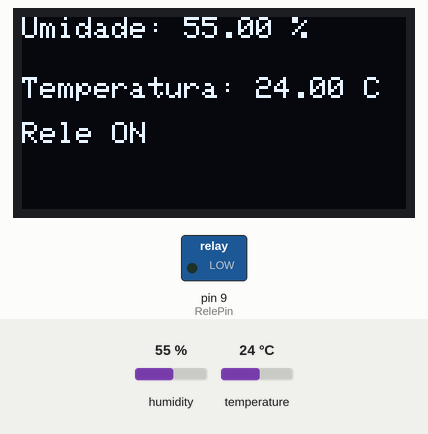
The sketch below on a simulated Arduino Uno, built with avr-gcc and run on an emulated ATmega328P. Parts: 128×64 one-colour display, switched loads named in the sketch (green lamp = pin HIGH). The test bench sets the inputs (shaded band); at power-on: humidity 55 %, temperature 24 °C. The display library's start-up logo is not drawn; what the sketch prints to the serial monitor is not drawn.

Above: at 1.9 s.
2.0 s: humidity set to 78 %
At 3.8 s:
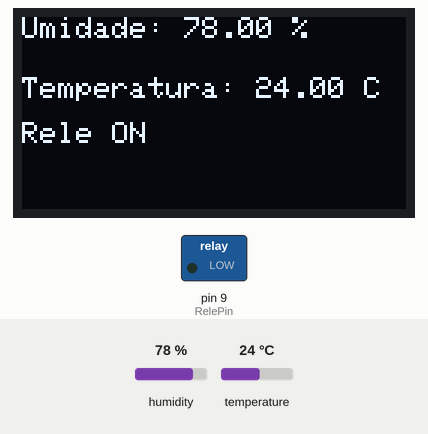
4.1 s: humidity set to 81 %
At 5.7 s:
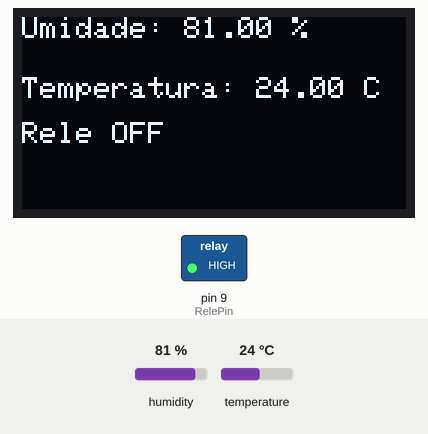
6.0 s: humidity set to 22 %
At 7.6 s:
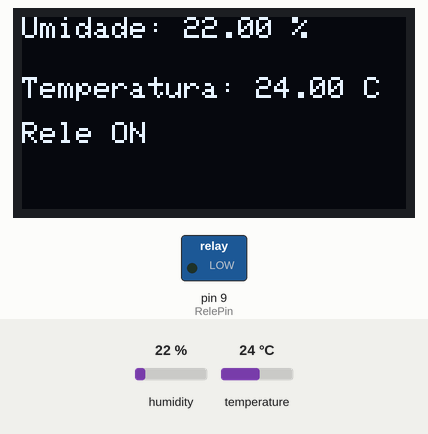
7.9 s: temperature set to 12 °C
At 9.6 s:
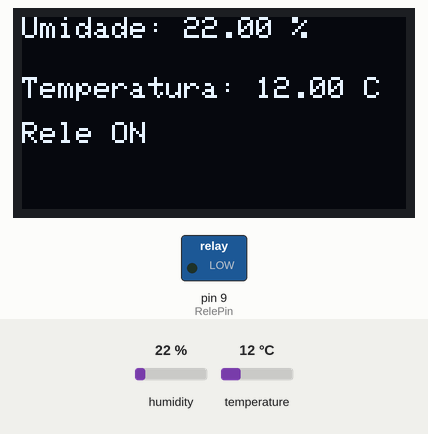
Timing chart, 0 to 10.8 s (numbered marks = the images above; inputs shaded):
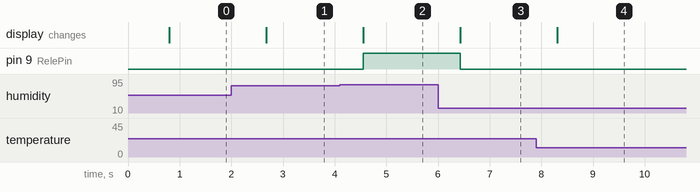

The sketch:

testeRele.ino
```cpp
//////Libraries
//#include <dht.h>
//dht DHT;
//
////Constants
//#define DHT22_PIN 2     // DHT 22  (AM2302) - what pin we're connected to
//const int RelePin = 9; // pino ao qual o Módulo Relé está conectado
//
//#include <Wire.h>
//#include <Adafruit_GFX.h>
//#include <Adafruit_SSD1306.h>
//#include <dht.h>
//#include <SoftwareSerial.h>
//
//SoftwareSerial mySerial(A3, A2); // RX, TX
//
//
//#define SCREEN_WIDTH 128 // OLED display width, in pixels
//#define SCREEN_HEIGHT 64 // OLED display height, in pixels
//
//// Declaration for an SSD1306 display connected to I2C (SDA, SCL pins)
//#define OLED_RESET    -1 // Reset pin # (or -1 if sharing Arduino reset pin)
//Adafruit_SSD1306 display(SCREEN_WIDTH, SCREEN_HEIGHT, &Wire, OLED_RESET);
//
////dht DHT;
////#define DHT22_PIN 2     // DHT 22  (AM2302) - what pin we're connected to
////const int RelePin = 9; // pino ao qual o Módulo Relé está conectado
//
//float hum;  // Stores humidity value
//float temp; // Stores temperature value
//
//void setup() {
//        // Open serial communications and wait for port to open:
//    Serial.begin(9600);
//    while (!Serial) {
//      ; // wait for serial port to connect. Needed for native USB port only
//    }
//
//    pinMode(RelePin, OUTPUT); // seta o pino como saída
//    digitalWrite(RelePin, LOW); // seta o pino com nível lógico baixo
//
//    // SSD1306_SWITCHCAPVCC = generate display voltage from 3.3V internally
//    if(!display.begin(SSD1306_SWITCHCAPVCC, 0x3C)) { // Address 0x3C for 128x64
//        Serial.println(F("SSD1306 allocation failed"));
//        for(;;);
//    }
//    display.display();
//    delay(700); // Pause for 2 seconds
//    display.clearDisplay();
//}
//
//void loop() {
//    int chk = DHT.read22(DHT22_PIN);
//    hum = DHT.humidity;
//    temp = DHT.temperature;
//
//    // Clear the buffer
//    display.clearDisplay();
//
//
//
//    // Display Humidity
//    display.setTextSize(1);
//    display.setTextColor(SSD1306_WHITE); // Draw white text
//    display.setCursor(0,0);     // Start at top-left corner
//    display.print("Umidade: ");
//    display.print(hum);
//    Serial.println(hum);
//    display.print(" %");
//
//
//    // Display Temperature
//    display.setCursor(0, 20);
//    display.print("Temperatura: ");
//    display.print(temp);
//    Serial.println(temp);
//    display.print(" C");
//
//
//    if (hum < 80) {
//      display.setCursor(0,35);
//        display.print("Rele ON ");
//    } else {
//      display.setCursor(0,35);
//         display.print("Rele OFF ");
//    }
//
//    display.display();
//
//    if (hum < 80) {
//        digitalWrite(RelePin, LOW); // Aciona o pino
//        Serial.println("Relay ON (Humidity < 80)");
//        display.print("Relay ON ");
//    } else {
//        digitalWrite(RelePin, HIGH); // Desaciona o pino
//        Serial.println("Relay OFF (Humidity >= 80)");
//         display.print("Relay OFF ");
//    }
//
//    delay(700); // Delay 2 sec.
//}


#include <dht.h>
#include <Wire.h>
#include <Adafruit_GFX.h>
#include <Adafruit_SSD1306.h>
#include <SoftwareSerial.h>

dht DHT;

// Definições
#define DHT22_PIN 2     // Pino conectado ao sensor DHT22 (AM2302)
const int RelePin = 9;  // Pino conectado ao módulo Relé

#define SCREEN_WIDTH 128 // Largura do display OLED, em pixels
#define SCREEN_HEIGHT 64 // Altura do display OLED, em pixels

// Definição para um display SSD1306 conectado ao I2C (pinos SDA, SCL)
#define OLED_RESET -1 // Pino de reset (ou -1 se compartilhando o reset do Arduino)
Adafruit_SSD1306 display(SCREEN_WIDTH, SCREEN_HEIGHT, &Wire, OLED_RESET);

SoftwareSerial mySerial(A3, A2); // RX, TX

float hum;  // Armazena o valor da umidade
float temp; // Armazena o valor da temperatura

void setup() {
    // Inicia a comunicação serial
    Serial.begin(115200);
    while (!Serial) {
        ; // Aguarda a conexão da porta serial (necessário para porta USB nativa)
    }

    mySerial.begin(115200); // Inicia a SoftwareSerial

    pinMode(RelePin, OUTPUT); // Define o pino do relé como saída
    digitalWrite(RelePin, LOW); // Define o pino do relé como nível lógico baixo

    // Inicia o display OLED
    if (!display.begin(SSD1306_SWITCHCAPVCC, 0x3C)) { // Endereço 0x3C para 128x64
        Serial.println(F("Falha na alocação do SSD1306"));
        for (;;) ;
    }
    display.display();
    delay(700); // Pausa de 0.7 segundos
    display.clearDisplay();
}

void loop() {
    int chk = DHT.read22(DHT22_PIN);
    hum = DHT.humidity;
    temp = DHT.temperature;

    // Limpa o buffer do display
    display.clearDisplay();

    // Exibe a umidade
    display.setTextSize(1);
    display.setTextColor(SSD1306_WHITE); // Texto na cor branca
    display.setCursor(0, 0); // Começa no canto superior esquerdo
    display.print("Umidade: ");
    display.print(hum);
    display.print(" %");

    // Exibe a temperatura
    display.setCursor(0, 20);
    display.print("Temperatura: ");
    display.print(temp);
    display.print(" C");

    if (hum < 80) {
        display.setCursor(0, 35);
        display.print("Rele ON ");
    } else {
        display.setCursor(0, 35);
        display.print("Rele OFF ");
    }

    display.display();

    if (hum < 80) {
        digitalWrite(RelePin, LOW); // Aciona o pino
        Serial.println("Relay ON (Humidity < 80)");
    } else {
        digitalWrite(RelePin, HIGH); // Desaciona o pino
        Serial.println("Relay OFF (Humidity >= 80)");
    }

    // Envia os dados via SoftwareSerial
    mySerial.print(hum);
    mySerial.print(",");
    mySerial.println(temp);

    delay(900); // Delay de 2 segundos
}
```

Measured:
- the behaviour switches between 79 and 80 % on humidity (found by bisection; images 1 and 2)
- after the input at 2.0 s, the display: changes after 0.67 s (image 1)
- after the input at 4.1 s, pin 9 (RelePin): LOW → HIGH after 0.45 s; the display: changes after 0.45 s (image 2)
- after the input at 6.0 s, pin 9 (RelePin): HIGH → LOW after 0.43 s; the display: changes after 0.43 s (image 3)
- after the input at 7.9 s, the display: changes after 0.41 s (image 4)
